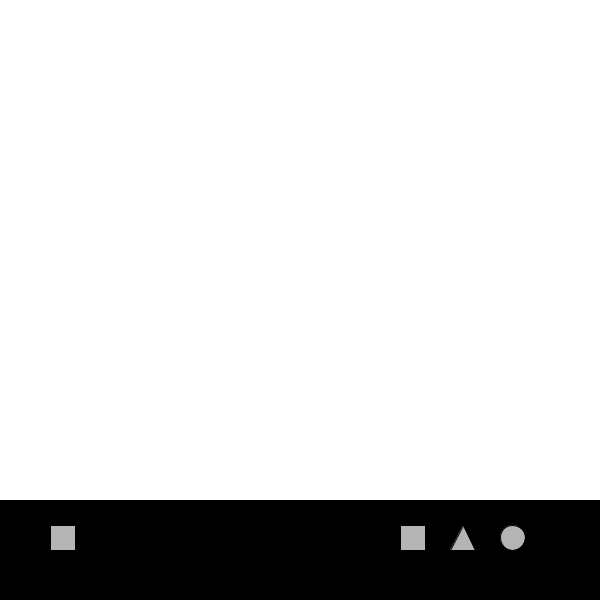
Frame 1 (no input)
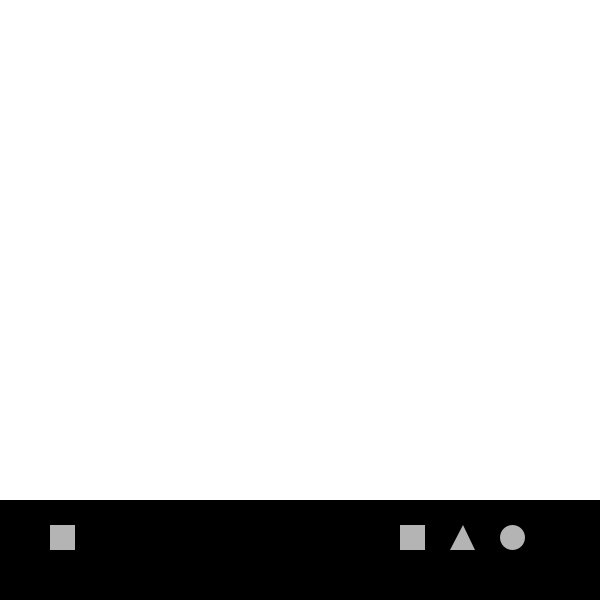
Frame 60 (the mouse pressed at the canvas centre just before this capture)
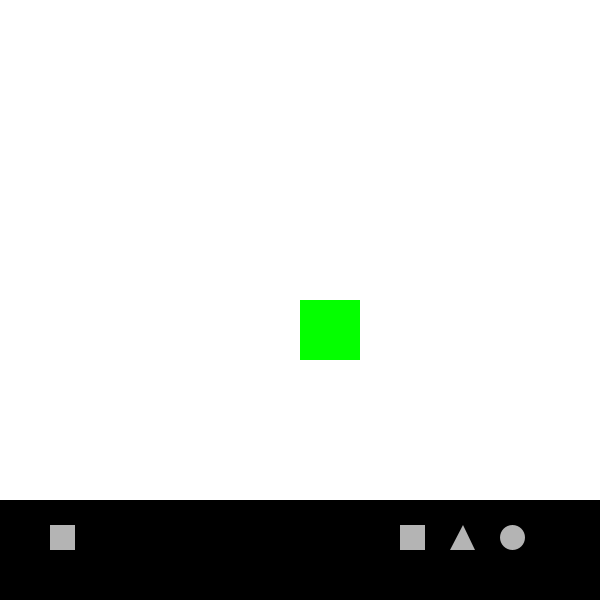
Frame 120 (the mouse held since frame 60 and released just before this capture)

The Processing sketch that drew these frames (run headless with seeded random() and noise(); from frame 60 on, the mouse is pressed at the canvas centre):

// Processing sketch: processing_72874
// ── processing_72874.pde

// DORAHAN ARAPGIRLIOGLU
//Drawing program

//I tried to make buttons that change the shape of the brush, but I couldn't get it working.

int y;
int x;
//int button1 = 0;

void setup(){
  
  size (600,600);
  smooth();
  background(255);
  colorMode(HSB,360,100,100,100);
  
}

void draw(){
  
  //drawing controls

  fill(0);
  rect(0,500,600,100);
  
  //buttons
  
  fill(255);
  rect(50,525,25,25);
  
  rect(400,525,25,25);
  triangle(450,550,463,525,475,550);
  ellipse(512.5,537.5,25,25);
  
  //drawing

 
 //if mousePressed (){ 
   //if (mouseX >400 && mouseX <425 && mouseY >525 && mouseY <550)
  
  //(mouseX >400 && mouseX <425 && mouseY >525 && mouseY <550)
  
  
    //if(mouseX >400 && mouseX <425 && mouseY >525 && mouseY <550){
      
    
    noStroke();
    fill(y++,mouseX,mouseX);
      if (y>255){
        y=0;
      }
    if (mousePressed == true){
      if (mouseX > 400){
        ellipse(mouseX,mouseY,mouseX/5,mouseY/5);
      } else {
     //   if ( < 400)
    rect(mouseX,mouseY,mouseX/5,mouseY/5);
      }
    }
     
     
 }
 
// void mousePressed(){
 //  if (mouseX >400 && mouseX <425 && mouseY >525 && mouseY <550)
  // button1 = 1;
// }
